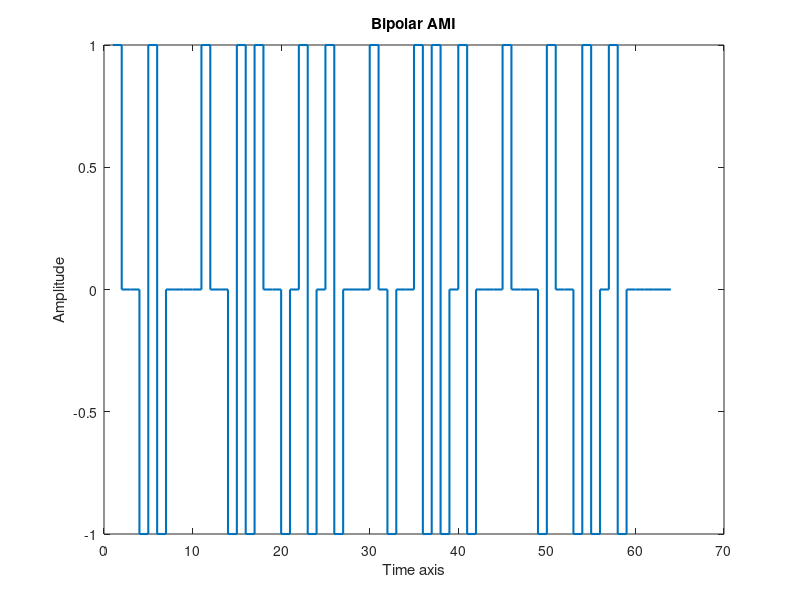
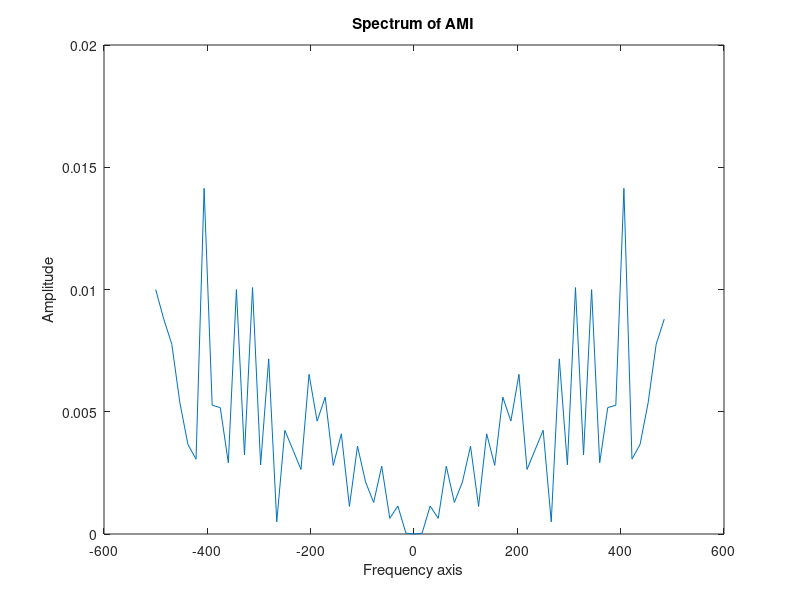
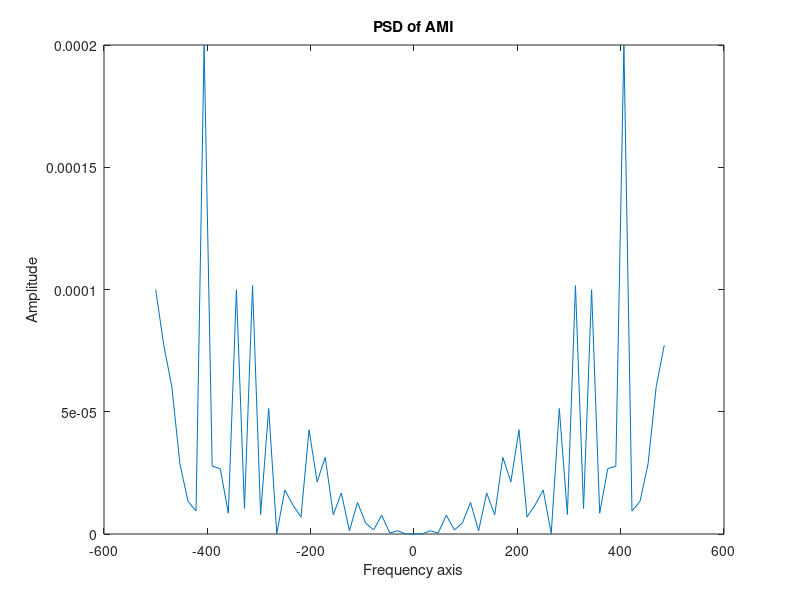

Source code (MATLAB) for these figures, in order:
clear;
clc;
close all;
bin_sig = randi([0,1],[1,64]);

j=0;
for i = 1:length(bin_sig)
    if bin_sig(i)== 0
        bp_ami(i)= 0;
    else
        if mod(j,2)== 0
            bp_ami(i)= 1;
        else
            bp_ami(i)= -1;
        end
    j=j+1;
    end
end

figure(1)
stairs(bp_ami,'linewidth',1.5)
title('Bipolar AMI')
xlabel('Time axis')
ylabel('Amplitude')
ts=0.001;
fmax=1/ts;
df=fmax/length(bin_sig);
f=-0.5*fmax:df:0.5*fmax-df;
bp_ami_fft_shift = fftshift(fft(bp_ami))/fmax;

figure(2)
plot(f,abs(bp_ami_fft_shift))
title('Spectrum of AMI')
xlabel('Frequency axis')
ylabel('Amplitude')

figure(3)
plot(f,abs(bp_ami_fft_shift).^2)
title('PSD of AMI')
xlabel('Frequency axis')
ylabel('Amplitude')